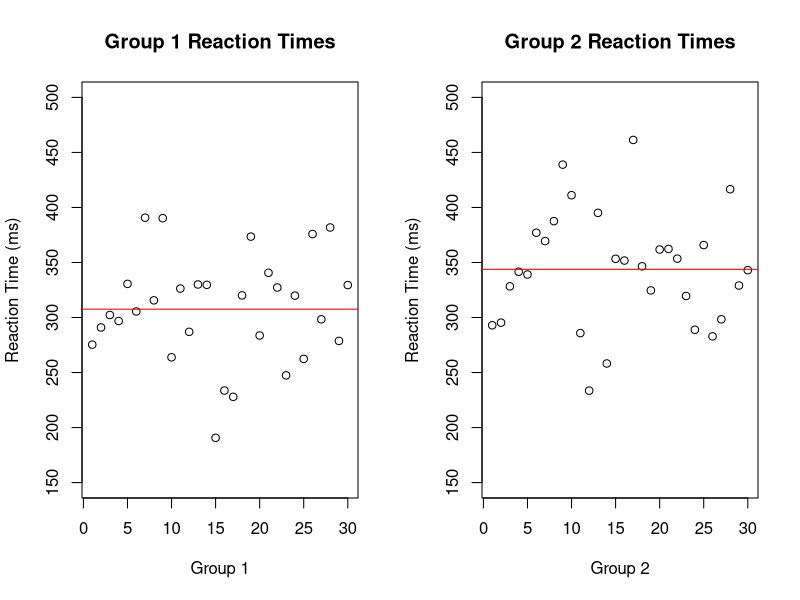
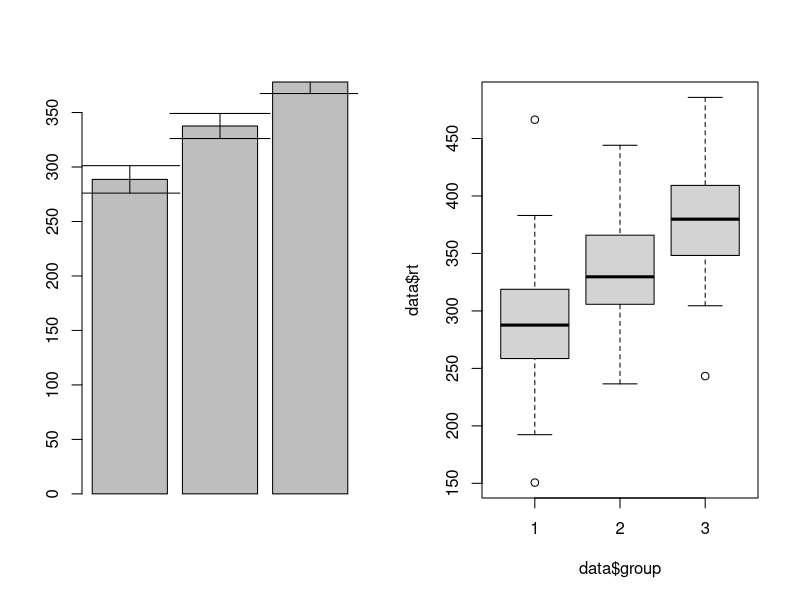
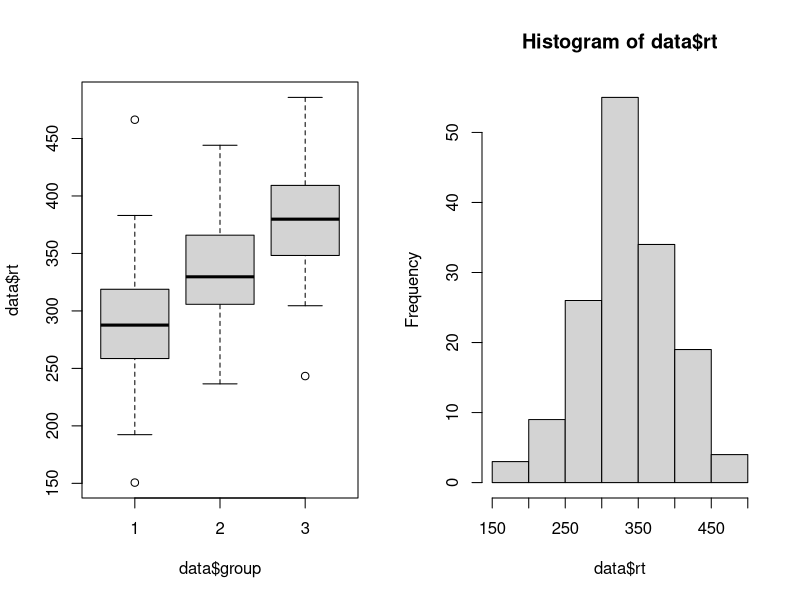
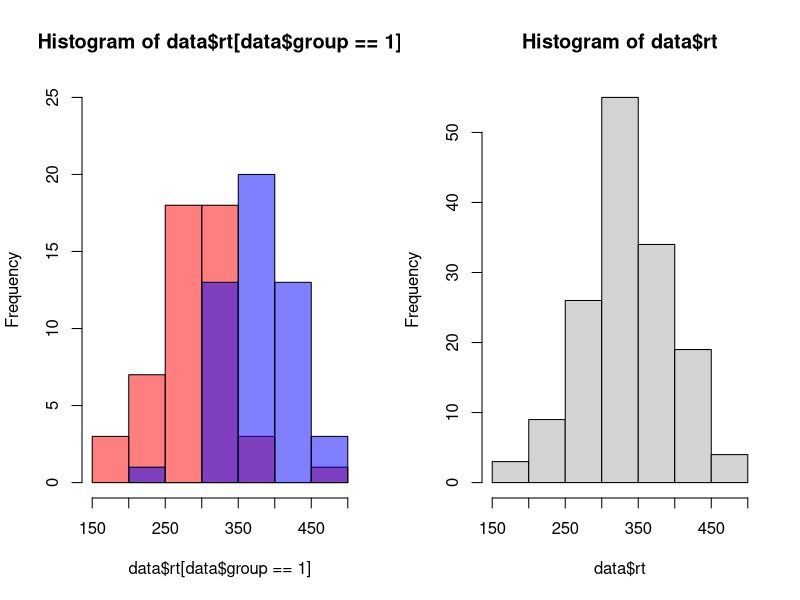

The R script that drew these images, in order:
setwd("C:/Users/julie/GitHub/Stats")
data = read.table("data.txt")
names(data) = c("group", "eeg", "rt")

#3a Plotting Basics
means = aggregate(rt~group, data, mean)

par(mfrow = c(1,2))
plot(data$rt[data$group == 1], main = "Group 1 Reaction Times", xlab = "Group 1", ylab = "Reaction Time (ms)", ylim = c(150, 500))
abline(a = means$rt[1], b = 0, col = "red")
plot(data$rt[data$group == 2], main = "Group 2 Reaction Times", xlab = "Group 2", ylab = "Reaction Time (ms)", ylim = c(150, 500))
abline(a = means$rt[2], b = 0, col = "red")

#3b Bar plots
data = read.table("sampleplotdata.txt")
names(data) = c("subject", "group", "rt")
means = aggregate(data$rt, list(data$group), mean)
means = means$x

sds = aggregate(data$rt, list(data$group), sd)
sds = sds$x
 
cis = abs(qt(0.05, 49)* sds/sqrt(50))
bp = barplot(means)
arrows(bp, means-cis, bp, means+cis, angle = 90, code = 3, length = 0.5)

#3c Box plots
boxplot(data$rt~data$group)
group1 = data$rt[data$group == 1]
median(group1)
min(group1)
max(group1)
stuff = boxplot(data$rt~data$group)
stuff

#3D Histograms 
hist(data$rt)
hist(data$rt[data$group ==1], col = rgb(1,0,0,0.5), ylim = c(0,25))
hist(data$rt[data$group == 3], col = rgb(0,0,1,0.5), ylim = c(0,25), add = T)
stuff = hist(data$rt)
stuff
